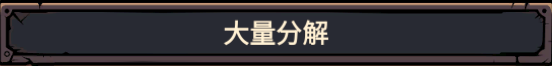
#> input picture templates/common/Backpack_Disassembly.png, 552 x 66 px, given in place of media__1783364529138.png, which was not available
$ python simulate_match.py
#> lines starting #> are read from the running program, lines starting #| are printed output that depends on the picture; pictures that were not available may be replaced by others from this repository, and a replacement may not be noted
import cv2
import numpy as np

screenshot_path = r"C:\Users\abc\.gemini\antigravity-ide\brain\65c89eb8-9150-4c5a-9b7f-7a238ebcc3c9\media__1783364529138.png"
screen_img = cv2.imread(screenshot_path)
#> screen_img is the input picture: shape (66, 552, 3); mean B, G, R 51.8, 48.1, 52.3
if screen_img is None:
    print("Cannot read screenshot.")
    exit(1)

# Force resize to exactly 1920x1080
h, w = screen_img.shape[:2]
#> h = 66; w = 552
target_w = 1920
target_h = 1080
print(f"Resized screenshot from {w}x{h} to {target_w}x{target_h}")
#| Resized screenshot from 552x66 to 1920x1080
resized_screen = cv2.resize(screen_img, (target_w, target_h), interpolation=cv2.INTER_CUBIC)
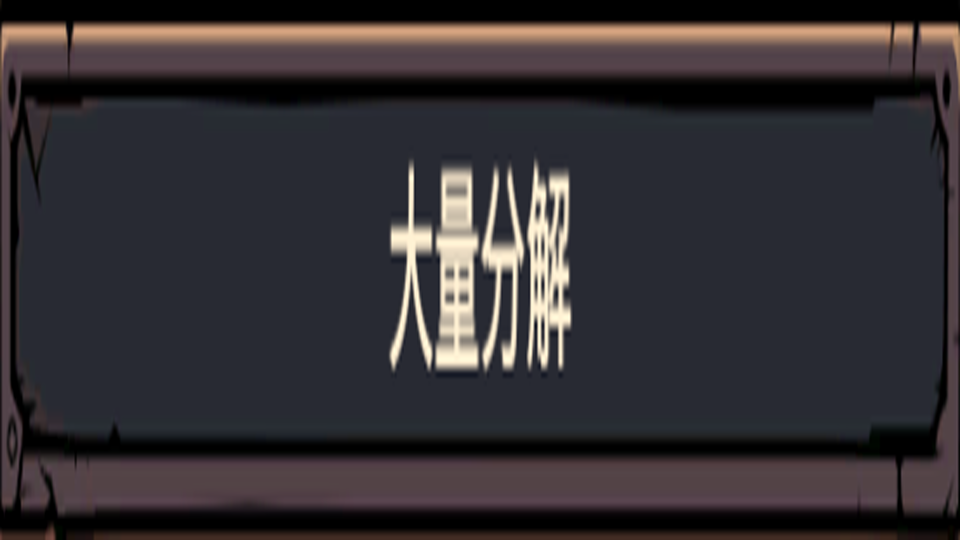
#> resized_screen: shape (1080, 1920, 3) (shown at 1/2 size); mean B, G, R 52, 48.3, 52.5

template_path = "templates/common/bag.png"
template_img = cv2.imread(template_path)
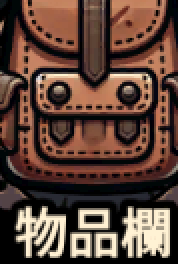
#> input picture templates/common/bag.png, 89 x 132 px, found by its file name (shown 2 times larger)
#> template_img is the input picture: shape (132, 89, 3); mean B, G, R 57.1, 68.3, 94.2
if template_img is None:
    print("Cannot read template.")
    exit(1)

res = cv2.matchTemplate(resized_screen, template_img, cv2.TM_CCOEFF_NORMED)
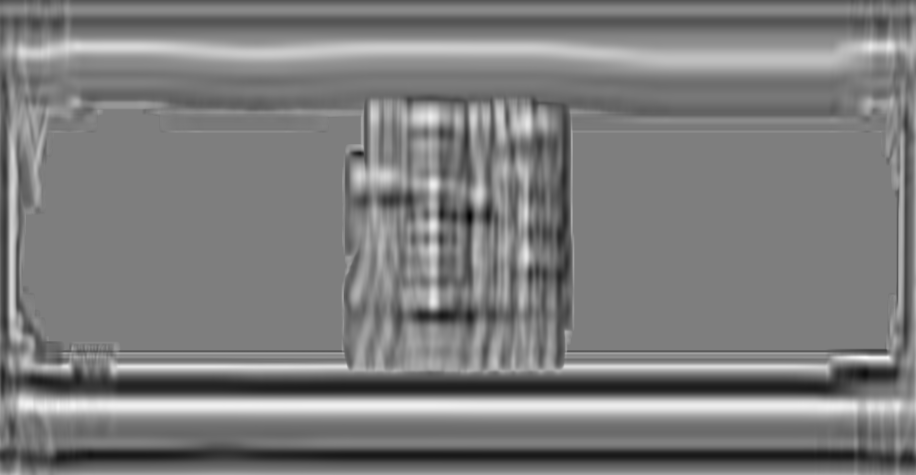
#> res: shape (949, 1832) float32 (shown at 1/2 size); min -0.291, max 0.294, mean -0.00368; drawn with min black and max white

# Let's print all match confidences >= 0.5 near x = 1402 and x = 1550
loc = np.where(res >= 0.5)
#> loc = (empty array, empty array)
matches = []
for pt in zip(*loc[::-1]):
    conf = res[pt[1], pt[0]]
    matches.append((pt[0], pt[1], conf))
#> this loop made 0 passes
#> after the loop, matches = []

matches = sorted(matches, key=lambda x: x[2], reverse=True)
unique_matches = []
for m in matches:
    x, y, conf = m
    too_close = False
    for um in unique_matches:
        ux, uy, uconf = um
        if abs(ux - x) < 30 and abs(uy - y) < 30:
            too_close = True
            break
    if not too_close:
        unique_matches.append(m)
#> after the loop, unique_matches = []

print("Matches on upscaled screen:")
for i, um in enumerate(unique_matches):
    x, y, conf = um
    cx = x + template_img.shape[1] // 2
    cy = y + template_img.shape[0] // 2
    print(f" {i+1}: pos=({x}, {y}), center=({cx}, {cy}), conf={conf:.4f}")
